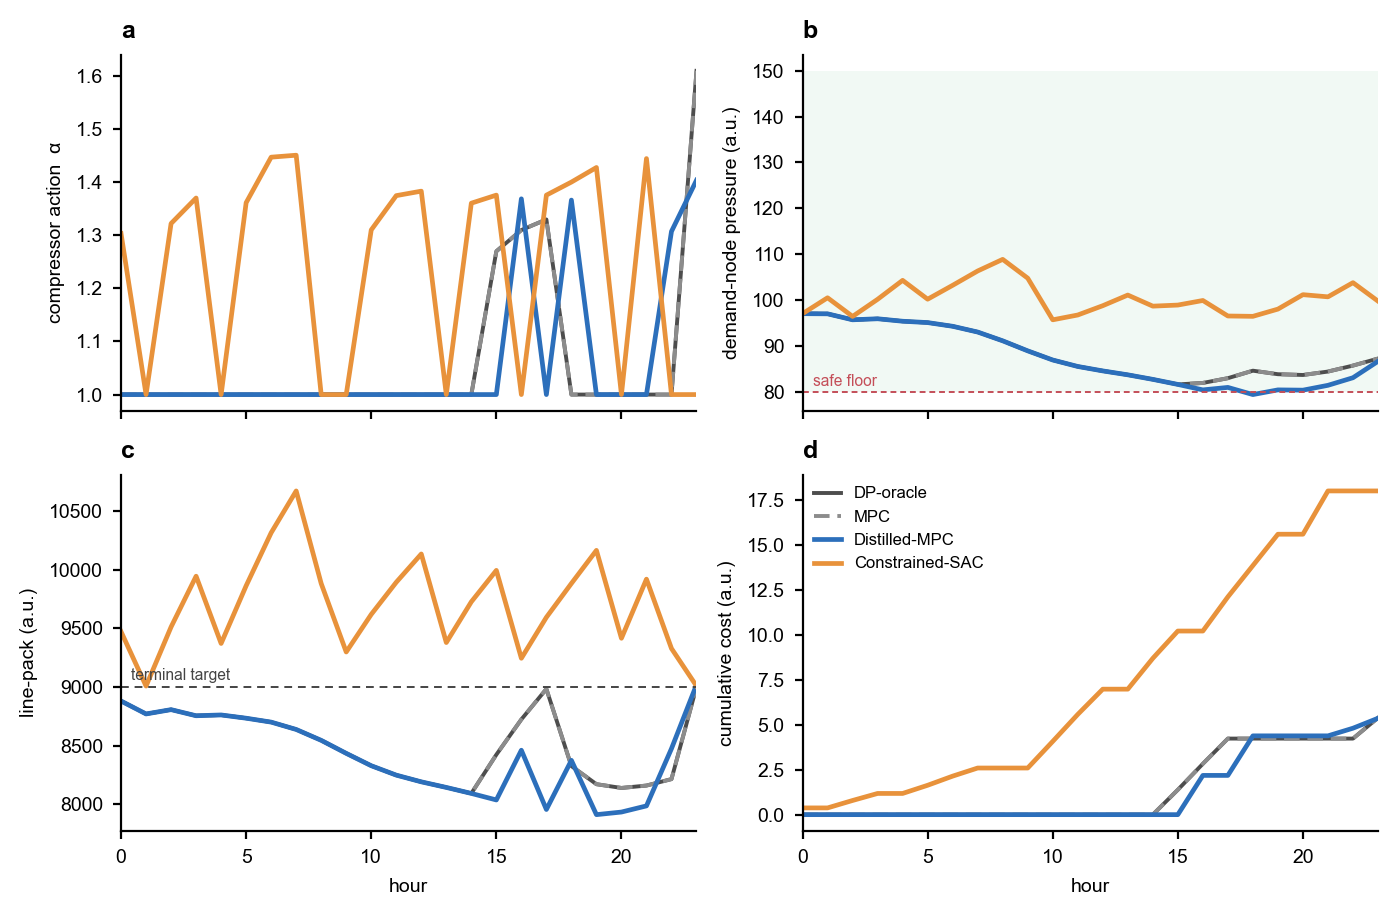

This chart was generated by the following Python code:
"""Figure 5 (Nature-style) — gun-barrel 24-h dispatch behaviour.

Core conclusion: Distilled-MPC reproduces the DP/MPC price-arbitrage dispatch at low cumulative
cost; Constrained-SAC keeps a larger pressure margin and so spends more. Four shared-x panels:
compressor action α, demand-node pressure, line-pack, cumulative cost.

This reproduces the seed-0 models (Constrained-SAC + Distilled-MPC) and the deterministic
DP/MPC planners, records the per-hour trajectory, exports it to raw_data/fig5_dispatch.csv,
and plots it. Python/matplotlib backend (exclusive).
"""
import csv
import os
import warnings

warnings.filterwarnings("ignore")
import numpy as np
import matplotlib as mpl
import matplotlib.pyplot as plt

HERE = os.path.dirname(os.path.abspath(__file__))
ROOT = os.path.dirname(HERE)
import sys
sys.path.insert(0, ROOT)

from envs.pipeline_env import EnvConfig, PaperInspiredDynamicLinepackEnv
from baselines import evaluate_schedule, evaluate_model, run_mpc
from DP import solve_dp
from constrained_sac import train_constrained_sac
from distill_mpc import distill

mpl.rcParams.update({
    "font.family": "sans-serif",
    "font.sans-serif": ["Arial", "Helvetica", "DejaVu Sans", "sans-serif"],
    "svg.fonttype": "none", "pdf.fonttype": 42, "font.size": 7,
    "axes.spines.right": False, "axes.spines.top": False,
    "axes.linewidth": 0.8, "legend.frameon": False,
})

# palette consistent with Figure 4
STYLE = {
    "DP-oracle":       dict(color="#4d4d4d", ls="-",  lw=1.4),
    "MPC":             dict(color="#8c8c8c", ls=(0, (4, 2)), lw=1.4),
    "Distilled-MPC":   dict(color="#2c6fbb", ls="-",  lw=1.7),
    "Constrained-SAC": dict(color="#e8923b", ls="-",  lw=1.7),
}


def collect():
    cfg_eval = EnvConfig(noise_scale=0.0)
    cfg_train = EnvConfig(noise_scale=0.08)
    ev = PaperInspiredDynamicLinepackEnv(config=cfg_eval)
    d, p = ev.demand_series, ev.tou_price_series

    recs = {}
    recs["DP-oracle"] = evaluate_schedule(ev, solve_dp(ev, d, p, n_p=121, n_a=101), d, p)["records"]
    recs["MPC"] = run_mpc(ev, d, p, d, p, n_p=121, n_a=101)["records"]
    csac, _ = train_constrained_sac(cfg_train, total_timesteps=150000, seed=0,
                                    lam_init=50, dual_lr=1.5, lam_max=2000, learning_rate=3e-4)
    recs["Constrained-SAC"] = evaluate_model(ev, csac, d, p)["records"]
    student, _ = distill(cfg_eval, n_train=300, n_dagger=12, epochs=1000, seed=0)
    recs["Distilled-MPC"] = evaluate_model(ev, student, d, p)["records"]

    # export per-hour CSV
    with open(os.path.join(ROOT, "raw_data", "fig5_dispatch.csv"), "w", newline="") as f:
        w = csv.writer(f)
        w.writerow(["method", "hour", "alpha", "p2", "p3", "linepack", "purchase_cost", "cum_cost"])
        for m, rs in recs.items():
            cc = 0.0
            for r in rs:
                cc += r["purchase_cost"]
                w.writerow([m, r["hour"], round(r["alpha"], 4), round(r["p2"], 2), round(r["p3"], 2),
                            round(r["linepack"], 1), round(r["purchase_cost"], 4), round(cc, 4)])
    return ev, recs


def plot(ev, recs):
    order = ["DP-oracle", "MPC", "Distilled-MPC", "Constrained-SAC"]
    fig, axes = plt.subplots(2, 2, figsize=(7.0, 4.6), sharex=True)
    (a, b), (c, d) = axes

    for m in order:
        rs = recs[m]; hrs = [r["hour"] for r in rs]; st = STYLE[m]
        a.plot(hrs, [r["alpha"] for r in rs], **st)
        b.plot(hrs, [r["p3"] for r in rs], **st)
        c.plot(hrs, [r["linepack"] for r in rs], **st)
        cum = np.cumsum([r["purchase_cost"] for r in rs])
        d.plot(hrs, cum, **st, label=m)

    a.set_ylabel("compressor action  α"); a.set_title("a", loc="left", fontweight="bold", fontsize=9)
    b.axhspan(ev.p_min_safe, ev.p_max_safe, color="#3aaa64", alpha=0.07, lw=0)
    b.axhline(ev.p_min_safe, color="#c44e58", ls=(0, (3, 2)), lw=0.7)
    b.text(0.4, ev.p_min_safe + 1.2, "safe floor", fontsize=5.6, color="#c44e58")
    b.set_ylabel("demand-node pressure (a.u.)"); b.set_title("b", loc="left", fontweight="bold", fontsize=9)
    tgt = ev._linepack_target_end
    c.axhline(tgt, color="#444444", ls=(0, (4, 3)), lw=0.7)
    c.text(0.4, tgt + 60, "terminal target", fontsize=5.6, color="#444444")
    c.set_ylabel("line-pack (a.u.)"); c.set_xlabel("hour"); c.set_title("c", loc="left", fontweight="bold", fontsize=9)
    d.set_ylabel("cumulative cost (a.u.)"); d.set_xlabel("hour"); d.set_title("d", loc="left", fontweight="bold", fontsize=9)
    d.legend(loc="upper left", fontsize=6, handlelength=1.6, borderaxespad=0.3)
    for ax in (a, b, c, d):
        ax.set_xlim(0, 23); ax.tick_params(width=0.8, length=3)

    fig.tight_layout()
    for ext in ("svg", "pdf", "png"):
        fig.savefig(os.path.join(HERE, f"fig5_nature.{ext}"), bbox_inches="tight")
    fig.savefig(os.path.join(HERE, "fig5_nature.tiff"), dpi=600, bbox_inches="tight")
    plt.close(fig)


if __name__ == "__main__":
    ev, recs = collect()
    plot(ev, recs)
    print("Saved fig5_nature.{svg,pdf,png,tiff} + raw_data/fig5_dispatch.csv")
